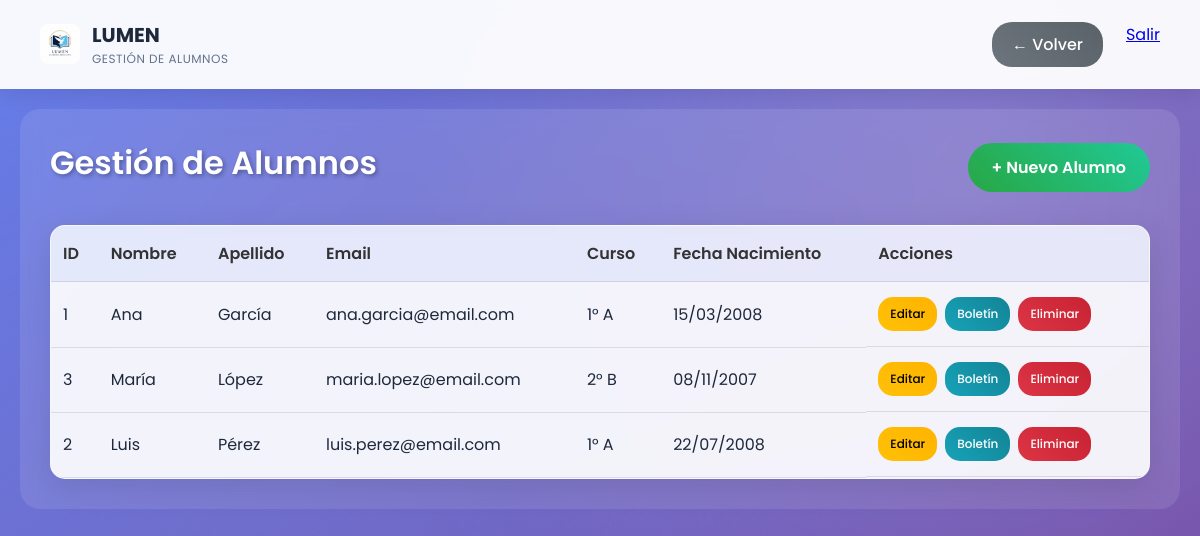
Page /admin-alumnos.php (signed in) on the committed database.
### tables this page shows
CREATE TABLE IF NOT EXISTS alumnos (
    id INT AUTO_INCREMENT PRIMARY KEY,
    nombre VARCHAR(50) NOT NULL,
    apellido VARCHAR(50) NOT NULL,
    email VARCHAR(100) UNIQUE NOT NULL,
    curso VARCHAR(10) NOT NULL,
    fecha_nacimiento DATE NOT NULL,
    password VARCHAR(255) NOT NULL,
    fecha_registro TIMESTAMP DEFAULT CURRENT_TIMESTAMP
);

### admin-alumnos.php (the view, shortened to what this page needs)
<?php
require_once 'config.php';
$stmt = $pdo->query("SELECT * FROM alumnos ORDER BY apellido, nombre");
$alumnos = $stmt->fetchAll(PDO::FETCH_ASSOC);
?>
<!DOCTYPE html>
<html lang="es">
<head>
    <link rel="stylesheet" href="admin-styles.css">
</head>
<body>
    <div class="header">
        <div class="logo">
            <a href="home.php" style="display: flex; align-items: center; gap: 12px; text-decoration: none; color: inherit;">
                <img src="WhatsApp Image 2025-09-02 at 3.45.39 PM.jpeg" alt="Logo" style="width: 40px; height: 40px; border-radius: 8px; object-fit: cover;">
                <div>
                    <div class="logo-title">LUMEN</div>
                    <div class="logo-subtitle">GESTIÓN DE ALUMNOS</div>
                </div>
            </a>
        </div>
        <div class="user-nav">
            <a href="admin-panel.php" class="btn-back">← Volver</a>
            <a href="logout.php" class="btn-logout">Salir</a>
        </div>
    </div>
    <div class="main-content">
        <div class="page-header">
            <h1>Gestión de Alumnos</h1>
            <a href="admin-crear-alumno.php" class="btn-success">+ Nuevo Alumno</a>
        </div>
        <div class="table-container">
            <table class="data-table">
                <thead>
                    <tr>
                        <th>ID</th>
                        <th>Nombre</th>
                        <th>Apellido</th>
                        <th>Email</th>
                        <th>Curso</th>
                        <th>Fecha Nacimiento</th>
                        <th>Acciones</th>
                    </tr>
                </thead>
                <tbody>
                    <?php foreach ($alumnos as $alumno): ?>
                    <tr>
                        <td><?= $alumno['id'] ?></td>
                        <td><?= htmlspecialchars($alumno['nombre']) ?></td>
                        <td><?= htmlspecialchars($alumno['apellido']) ?></td>
                        <td><?= htmlspecialchars($alumno['email']) ?></td>
                        <td><?= htmlspecialchars($alumno['curso']) ?></td>
                        <td><?= date('d/m/Y', strtotime($alumno['fecha_nacimiento'])) ?></td>
                        <td class="actions">
                            <a href="admin-crear-alumno.php?id=<?= $alumno['id'] ?>" class="btn-edit">Editar</a>
                            <a href="admin-ver-boletin.php?id=<?= $alumno['id'] ?>" class="btn-view">Boletín</a>
                            <a href="?eliminar=<?= $alumno['id'] ?>" class="btn-delete" onclick="return confirm('¿Estás seguro de eliminar este alumno?')">Eliminar</a>
                        </td>
                    </tr>
                    <?php endforeach; ?>
                </tbody>
            </table>
        </div>
    </div>
</body>
</html>

### admin-styles.css (style rules this page uses)
* { margin: 0; padding: 0; box-sizing: border-box; }
body { font-family: 'Poppins', sans-serif; background: linear-gradient(135deg, #667eea 0%, #764ba2 50%, #f093fb 100%); color: #1e293b; min-height: 100vh; position: relative; overflow-x: hidden; }
body::before { content: ''; position: fixed; top: 0; left: 0; width: 100%; height: 100%; background: radial-gradient(circle at 20% 80%, rgba(120, 119, 198, 0.3) 0%, transparent 50%), radial-gradient(circle at 80% 20%, rgba(255, 255, 255, 0.15) 0%, transparent 50%), radial-gradient(circle at 40% 40%, rgba(120, 119, 198, 0.15) 0%, transparent 50%); pointer-events: none; z-index: -1; }
.header { background: rgba(255, 255, 255, 0.95); backdrop-filter: blur(10px); padding: 20px 40px; display: flex; justify-content: space-between; align-items: center; border-bottom: 1px solid rgba(255, 255, 255, 0.2); box-shadow: 0 4px 20px rgba(0,0,0,0.1); }
.logo { display: flex; align-items: center; gap: 12px; }
.logo-title { font-size: 20px; font-weight: 700; color: #1e293b; }
.logo-subtitle { font-size: 12px; color: #64748b; text-transform: uppercase; letter-spacing: 0.5px; }
.user-nav { display: flex; gap: 8px; }
.main-content { padding: 40px; max-width: 1400px; margin: 0 auto; }
.page-header { margin-bottom: 40px; }
.page-header h1 { font-size: 32px; font-weight: 700; color: #1e293b; margin-bottom: 8px; }
.table-container { background: rgba(255, 255, 255, 0.95); backdrop-filter: blur(20px); border-radius: 20px; border: 1px solid rgba(255, 255, 255, 0.3); overflow: hidden; box-shadow: 0 15px 50px rgba(0, 0, 0, 0.15); transition: transform 0.3s ease; }
.btn-success { background: linear-gradient(45deg, #56ab2f, #a8e6cf); color: white; }
.table-container { animation: fadeInUp 0.8s ease forwards; animation-delay: 0.5s; opacity: 0; }

### admin-alumnos.php (style rules this page uses)
body { background: linear-gradient(135deg, #667eea 0%, #764ba2 100%); min-height: 100vh; }
.main-content { background: rgba(255, 255, 255, 0.1); backdrop-filter: blur(10px); border-radius: 20px; margin: 20px; padding: 30px; }
.page-header { display: flex; justify-content: space-between; align-items: center; margin-bottom: 30px; }
.page-header h1 { color: white; text-shadow: 2px 2px 4px rgba(0,0,0,0.3); font-weight: 600; }
.table-container { background: rgba(255, 255, 255, 0.9); backdrop-filter: blur(10px); border-radius: 15px; overflow: hidden; box-shadow: 0 8px 32px rgba(0,0,0,0.1); margin-top: 20px; }
.data-table { width: 100%; border-collapse: collapse; }
.data-table th, .data-table td { padding: 15px 12px; text-align: left; border-bottom: 1px solid rgba(0,0,0,0.1); }
.data-table th { background: rgba(102, 126, 234, 0.1); font-weight: 600; color: #333; }
.actions { display: flex; gap: 8px; flex-wrap: wrap; }
.btn-edit, .btn-view, .btn-delete { padding: 8px 12px; text-decoration: none; border-radius: 15px; font-size: 12px; font-weight: 500; transition: all 0.3s ease; }
.btn-edit { background: linear-gradient(45deg, #ffc107, #ffb300); color: #000; }
.btn-view { background: linear-gradient(45deg, #17a2b8, #138496); color: white; }
.btn-delete { background: linear-gradient(45deg, #dc3545, #c82333); color: white; }
.btn-back { background: linear-gradient(45deg, #6c757d, #5a6268); color: white; padding: 10px 20px; text-decoration: none; border-radius: 20px; margin-right: 15px; font-weight: 500; transition: all 0.3s ease; }
.btn-success { background: linear-gradient(45deg, #28a745, #20c997); color: white; padding: 12px 24px; text-decoration: none; border-radius: 25px; font-weight: 600; transition: all 0.3s ease; }

### rows in the picture
alumnos: id "1", nombre "Ana", apellido "García", email "ana.garcia@email.com", curso "1° A", fecha_nacimiento "15/03/2008"
alumnos: id "3", nombre "María", apellido "López", email "maria.lopez@email.com", curso "2° B", fecha_nacimiento "08/11/2007"
alumnos: id "2", nombre "Luis", apellido "Pérez", email "luis.perez@email.com", curso "1° A", fecha_nacimiento "22/07/2008"
